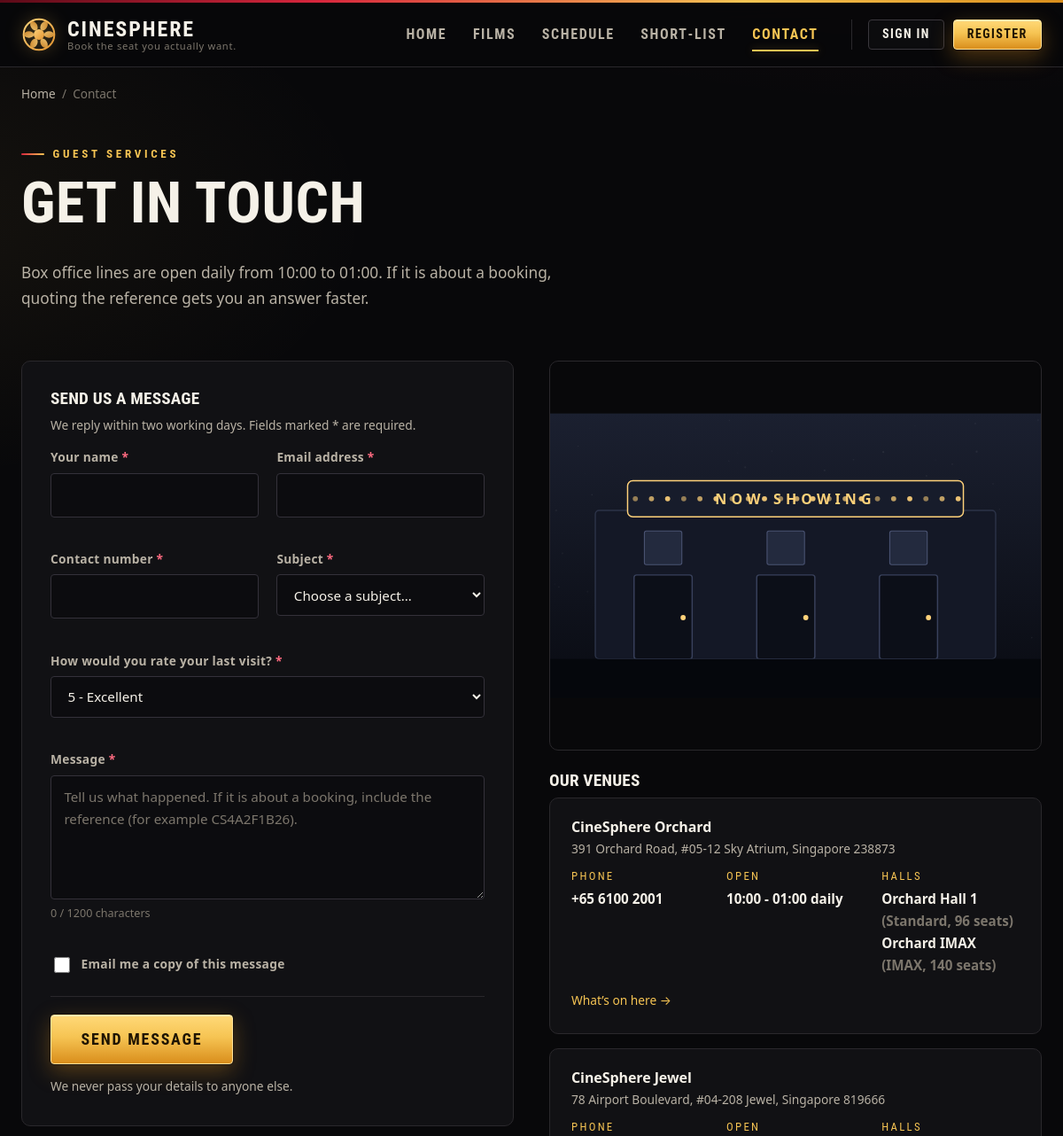
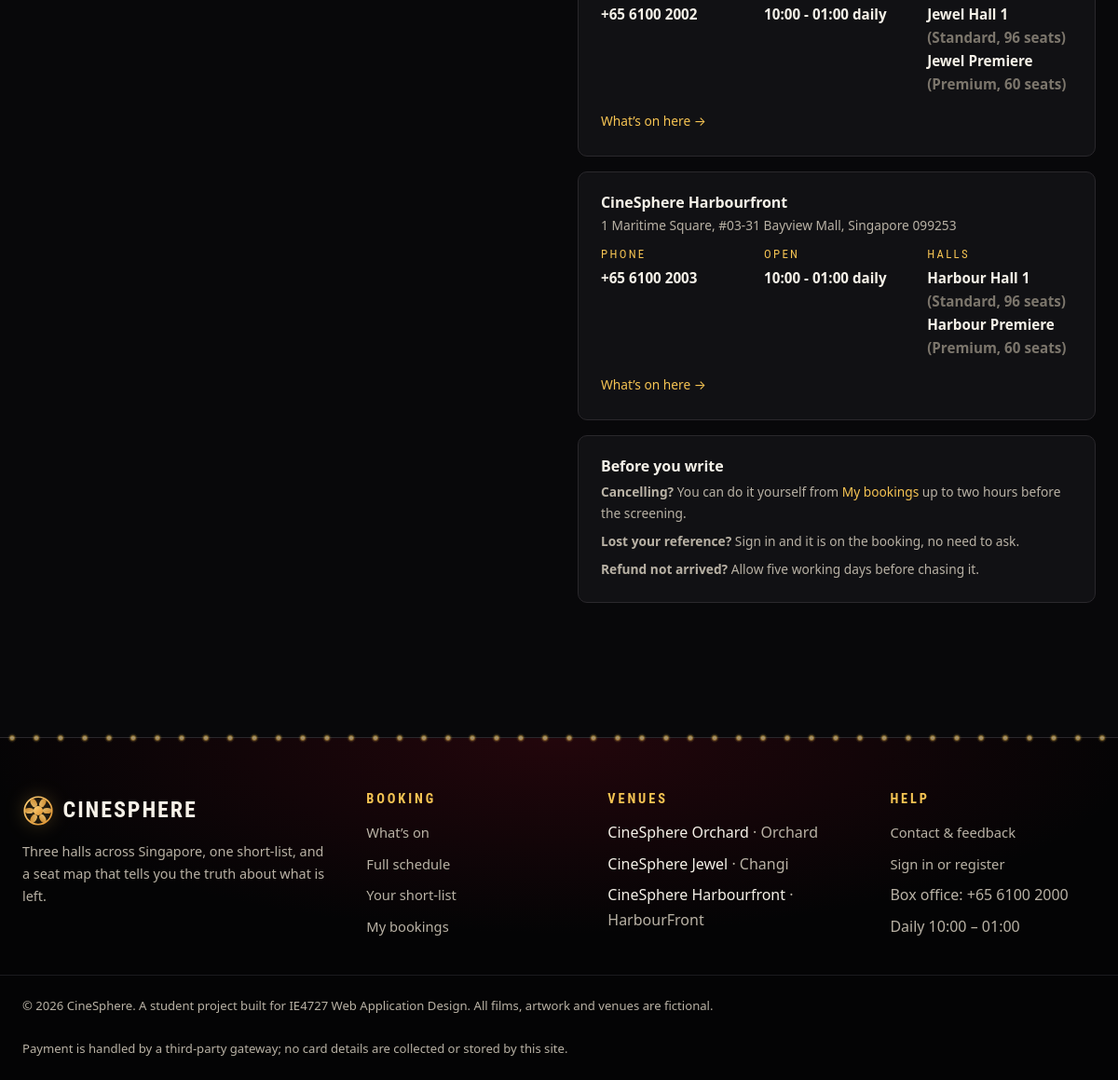
The page /contact.php on the database its author committed (2 pictures, top to bottom).
### tables this page shows
CREATE TABLE cinemas (
    cinema_id   INT AUTO_INCREMENT PRIMARY KEY,
    name        VARCHAR(80)  NOT NULL,
    location    VARCHAR(80)  NOT NULL,
    address     VARCHAR(200) NOT NULL,
    phone       VARCHAR(20)  NOT NULL,
    opening_hrs VARCHAR(60)  NOT NULL DEFAULT '10:00 - 01:00 daily'
);

CREATE TABLE halls (
    hall_id       INT AUTO_INCREMENT PRIMARY KEY,
    cinema_id     INT NOT NULL,
    hall_name     VARCHAR(40) NOT NULL,
    hall_type     ENUM('Standard','Premium','IMAX') NOT NULL DEFAULT 'Standard',
    row_count     TINYINT UNSIGNED NOT NULL,
    seats_per_row TINYINT UNSIGNED NOT NULL,
    CONSTRAINT fk_halls_cinema FOREIGN KEY (cinema_id)
        REFERENCES cinemas(cinema_id) ON DELETE CASCADE
);

### includes/functions.php (called while the page is built, shortened)
<?php
require_once __DIR__ . '/db.php';
function e($value): string
{
    return htmlspecialchars((string) $value, ENT_QUOTES | ENT_SUBSTITUTE, 'UTF-8');
}
function take_form(string $key): array
{
    $f = $_SESSION['form'][$key] ?? ['errors' => [], 'old' => []];
    return $f;
}

### includes/auth.php (called while the page is built, shortened)
<?php
require_once __DIR__ . '/functions.php';
function is_logged_in(): bool
{
    return !empty($_SESSION['user_id']);
}
function current_user(): ?array
{
    if (!is_logged_in()) {
        return null;
    }
    $cache = db_one(
        'SELECT user_id, full_name, email, phone, birth_date, role, created_at, last_login
           FROM users
          WHERE user_id = ? AND is_active = 1',
        [(int) $_SESSION['user_id']]
    );
    return $cache;
}

### includes/db.php (called while the page is built, shortened)
<?php
function db(): mysqli
{
    static $conn = null;
    if ($conn instanceof mysqli) {
        return $conn;
    }
    try {
        $conn = new mysqli(DB_HOST, DB_USER, DB_PASS, DB_NAME, DB_PORT);
    } catch (Throwable $e) {
        http_response_code(503);
        echo '<!DOCTYPE html><html lang="en"><head><meta charset="utf-8">'
           . '<title>CineSphere &ndash; database unavailable</title>'
           . '<link rel="stylesheet" href="css/style.css"></head><body>'
           . '<main class="container"><div class="notice notice-error">'
           . '<h1>The booking database is not available</h1>'
           . '<p>Start MySQL in the XAMPP control panel, then import '
           . '<code>sql/01_schema.sql</code> followed by '
           . '<code>sql/02_seed.sql</code>.</p>'
           . (DEBUG ? '<p><small>' . htmlspecialchars($e->getMessage(),
                        ENT_QUOTES, 'UTF-8') . '</small></p>' : '')
           . '</div></main></body></html>';
        exit;
    }
    $conn->set_charset('utf8mb4');
    return $conn;
}
function db_query(string $sql, array $params = [], string $types = '')
{
    $stmt = db()->prepare($sql);
    if ($params) {
        $stmt->bind_param($types !== '' ? $types : db_types($params), ...$params);
    }
    $stmt->execute();
    $result = $stmt->get_result();
    return $result;
}
function db_all(string $sql, array $params = [], string $types = ''): array
{
    $res  = db_query($sql, $params, $types);
    $rows = [];
    if ($res) {
        while ($r = $res->fetch_assoc()) {
            $rows[] = $r;
        }
    }
    return $rows;
}
function db_types(array $params): string
{
    $t = '';
    foreach ($params as $p) {
        if (is_int($p)) {
            $t .= 'i';
        } elseif (is_float($p)) {
            $t .= 'd';
        } else {
            $t .= 's';
        }
    }
    return $t;
}

### contact.php (the view, shortened to what this page needs)
<?php
require_once __DIR__ . '/includes/auth.php';
$cinemas = db_all('SELECT * FROM cinemas ORDER BY cinema_id');
foreach ($cinemas as &$c) {
    $c['halls'] = db_all(
        'SELECT h.hall_name, h.hall_type, (h.row_count * h.seats_per_row) AS seats
           FROM halls h WHERE h.cinema_id = ? ORDER BY h.hall_id',
        [(int) $c['cinema_id']]
    );
}
$form   = take_form('contact');
$errs   = $form['errors'];
$old    = $form['old'];
require __DIR__ . '/includes/header.php';
?>
<div class="container">
  <p class="breadcrumb"><a href="index.php">Home</a><span>/</span>Contact</p>
</div>
<section class="section-tight">
  <div class="container">
    <span class="eyebrow">Guest services</span>
    <h1>Get in touch</h1>
    <p class="lede">
      Box office lines are open daily from 10:00 to 01:00. If it is about a
      booking, quoting the reference gets you an answer faster.
    </p>
  </div>
</section>
<div class="container" style="padding-bottom:4rem;">
  <div class="grid grid-2" style="gap:2.5rem;align-items:start;">
    <div class="card card-pad-lg">
      <h2 style="font-size:1.2rem;">Send us a message</h2>
      <p class="small muted">
        We reply within two working days. Fields marked
        <span class="req">*</span> are required.
      </p>
      <form method="post" action="process_contact.php" data-validate>
        <div class="form-grid">
          <div class="field <?= isset($errs['name']) ? 'has-error' : '' ?>">
            <label for="c-name">Your name <span class="req">*</span></label>
            <input type="text" name="name" id="c-name"
                   value="<?= e($old['name'] ?? ($me['full_name'] ?? '')) ?>"
                   required minlength="3" maxlength="80" autocomplete="name"
                   data-check="name">
            <span class="error"><?= e($errs['name'] ?? '') ?></span>
          </div>
          <div class="field <?= isset($errs['email']) ? 'has-error' : '' ?>">
            <label for="c-email">Email address <span class="req">*</span></label>
            <input type="email" name="email" id="c-email"
                   value="<?= e($old['email'] ?? ($me['email'] ?? '')) ?>"
                   required maxlength="120" autocomplete="email"
                   data-check="email">
            <span class="error"><?= e($errs['email'] ?? '') ?></span>
          </div>
          <div class="field <?= isset($errs['phone']) ? 'has-error' : '' ?>">
            <label for="c-phone">Contact number <span class="req">*</span></label>
            <input type="tel" name="phone" id="c-phone"
                   value="<?= e($old['phone'] ?? ($me['phone'] ?? '')) ?>"
                   required maxlength="20" autocomplete="tel"
                   pattern="[+]?[0-9 \-()]{8,20}"
                   data-check="phone">
            <span class="error"><?= e($errs['phone'] ?? '') ?></span>
          </div>
          <div class="field <?= isset($errs['subject']) ? 'has-error' : '' ?>">
            <label for="c-subject">Subject <span class="req">*</span></label>
            <select name="subject" id="c-subject" required data-check="choose">
              <option value="">Choose a subject&hellip;</option>
            </select>
            <span class="error"><?= e($errs['subject'] ?? '') ?></span>
          </div>
          <div class="field field-wide <?= isset($errs['rating']) ? 'has-error' : '' ?>">
            <label for="c-rating">How would you rate your last visit? <span class="req">*</span></label>
            <select name="rating" id="c-rating" required data-check="choose">
              <?php
              $ratings = [
                  5 => '5 - Excellent',
                  4 => '4 - Good',
                  3 => '3 - Fine',
                  2 => '2 - Disappointing',
                  1 => '1 - Poor',
              ];
              $sel = (string) ($old['rating'] ?? '5');
              foreach ($ratings as $v => $t): ?>
                <option value="<?= $v ?>" <?= $sel === (string) $v ? 'selected' : '' ?>>
                  <?= e($t) ?>
                </option>
              <?php endforeach; ?>
            </select>
            <span class="error"><?= e($errs['rating'] ?? '') ?></span>
          </div>
          <div class="field field-wide <?= isset($errs['message']) ? 'has-error' : '' ?>">
            <label for="c-message">Message <span class="req">*</span></label>
            <textarea name="message" id="c-message"
                      required minlength="20" maxlength="1200"
                      placeholder="Tell us what happened. If it is about a booking, include the reference (for example CS4A2F1B26)."
                      data-check="minlen maxlen"
                      data-minlen="20" data-maxlen="1200"
                      data-counter="#c-count"><?= e($old['message'] ?? '') ?></textarea>
            <span class="hint" id="c-count">0 / 1200 characters</span>
            <span class="error"><?= e($errs['message'] ?? '') ?></span>
          </div>
          <div class="field field-wide">
            <label class="check-row">
              <input type="checkbox" name="copy_me" value="1"
                     <?= !empty($old['copy_me']) ? 'checked' : '' ?>>
              <span>Email me a copy of this message</span>
            </label>
          </div>
        </div>
        <div class="form-actions">
          <button type="submit" class="btn btn-primary btn-lg" data-busy="Sending&hellip;">
            Send message
          </button>
          <span class="small muted">
            We never pass your details to anyone else.
          </span>
        </div>
      </form>
    </div>
    <div>
      <img src="images/venue.svg" alt="Illustration of a CineSphere frontage"
           width="760" height="440"
           style="border-radius:var(--radius);border:1px solid var(--line);margin-bottom:1.5rem;">
      <h2 style="font-size:1.2rem;">Our venues</h2>
      <?php foreach ($cinemas as $c): ?>
        <div class="card" style="margin-bottom:1rem;">
          <h3 style="font-size:1rem;margin-bottom:.3rem;"><?= e($c['name']) ?></h3>
          <p class="small muted" style="margin-bottom:.5rem;"><?= e($c['address']) ?></p>
          <dl class="spec-list" style="border:0;padding:0;margin:0;gap:.7rem 1.2rem;">
            <div><dt>Phone</dt><dd class="small"><?= e($c['phone']) ?></dd></div>
            <div><dt>Open</dt><dd class="small"><?= e($c['opening_hrs']) ?></dd></div>
            <div>
              <dt>Halls</dt>
              <dd class="small">
                <?php foreach ($c['halls'] as $h): ?>
                  <?= e($h['hall_name']) ?>
                  <span class="faint">(<?= e($h['hall_type']) ?>, <?= (int) $h['seats'] ?> seats)</span><br>
                <?php endforeach; ?>
              </dd>
            </div>
          </dl>
          <p style="margin:.8rem 0 0;">
            <a class="small" href="showtimes.php?cinema=<?= (int) $c['cinema_id'] ?>">
              What&rsquo;s on here &rarr;
            </a>
          </p>
        </div>
      <?php endforeach; ?>
      <div class="card">
        <h3 style="font-size:1rem;">Before you write</h3>
        <ul class="plain small" style="color:var(--ink-soft);">
          <li><strong>Cancelling?</strong> You can do it yourself from
              <a href="mybookings.php">My bookings</a> up to two hours before
              the screening.</li>
          <li><strong>Lost your reference?</strong> Sign in and it is on the
              booking, no need to ask.</li>
          <li><strong>Refund not arrived?</strong> Allow five working days
              before chasing it.</li>
        </ul>
      </div>
    </div>
  </div>
</div>
<?php require __DIR__ . '/includes/footer.php'; ?>

### includes/footer.php (shortened to what this page needs)
</main>
<footer class="site-footer">
  <div class="container footer-grid">
    <div class="footer-col">
      <div class="brand brand-footer">
        <img src="images/logo.svg" alt="" width="34" height="34">
        <strong><?= e(SITE_NAME) ?></strong>
      </div>
      <p class="muted">
        Three halls across Singapore, one short-list, and a seat map that
        tells you the truth about what is left.
      </p>
    </div>
    <div class="footer-col">
      <h3>Booking</h3>
      <ul class="plain">
        <li><a href="movies.php">What&rsquo;s on</a></li>
        <li><a href="showtimes.php">Full schedule</a></li>
        <li><a href="preferences.php">Your short-list</a></li>
        <li><a href="mybookings.php">My bookings</a></li>
      </ul>
    </div>
    <div class="footer-col">
      <h3>Venues</h3>
      <ul class="plain">
<?php
require_once __DIR__ . '/functions.php';
foreach (db_all('SELECT name, location FROM cinemas ORDER BY cinema_id') as $c): ?>
        <li><?= e($c['name']) ?> <span class="muted">&middot; <?= e($c['location']) ?></span></li>
<?php endforeach; ?>
      </ul>
    </div>
    <div class="footer-col">
      <h3>Help</h3>
      <ul class="plain">
        <li><a href="contact.php">Contact &amp; feedback</a></li>
        <li><a href="account.php">Sign in or register</a></li>
        <li class="muted">Box office: +65 6100 2000</li>
        <li class="muted">Daily 10:00 &ndash; 01:00</li>
      </ul>
    </div>
  </div>
  <div class="container footer-base">
    <p class="muted">
      &copy; <?= date('Y') ?> <?= e(SITE_NAME) ?>. A student project built for
      IE4727 Web Application Design. All films, artwork and venues are fictional.
    </p>
    <p class="muted">
      Payment is handled by a third-party gateway; no card details are
      collected or stored by this site.
    </p>
  </div>
</footer>
</body>
</html>

### rows shown on the page
cinemas: name "CineSphere Orchard", address "391 Orchard Road, #05-12 Sky Atrium, Singapore 238873", phone "+65 6100 2001", opening_hrs "10:00 - 01:00 daily", location "Orchard"
halls: hall_name "Orchard Hall 1", hall_type "Standard", seats "96"
halls: hall_name "Orchard IMAX", hall_type "IMAX", seats "140"
cinemas: name "CineSphere Jewel", address "78 Airport Boulevard, #04-208 Jewel, Singapore 819666", phone "+65 6100 2002", opening_hrs "10:00 - 01:00 daily", location "Changi"
halls: hall_name "Jewel Hall 1", hall_type "Standard", seats "96"
halls: hall_name "Jewel Premiere", hall_type "Premium", seats "60"
cinemas: name "CineSphere Harbourfront", address "1 Maritime Square, #03-31 Bayview Mall, Singapore 099253", phone "+65 6100 2003", opening_hrs "10:00 - 01:00 daily", location "HarbourFront"
halls: hall_name "Harbour Hall 1", hall_type "Standard", seats "96"
halls: hall_name "Harbour Premiere", hall_type "Premium", seats "60"

### other values the page prints
SITE_NAME "CINESPHERE"
SITE_TAGLINE "Book the seat you actually want."
SITE_NAME "CineSphere"
form field rating "5 - Excellent"
